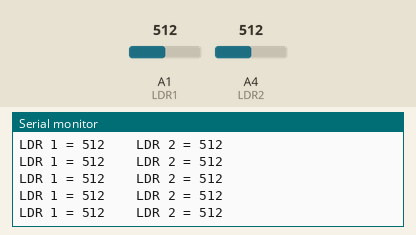
Simulated run of this sketch. Board: Arduino Uno, built with avr-gcc and run on an emulated ATmega328P. Parts: the last lines printed to the serial monitor. The test bench sets the inputs (shaded band); at power-on: A1 (LDR1) = 512, A4 (LDR2) = 512. No radio packets arrive unless stated.

Above: at 2.7 s.
2.8 s: A1 (LDR1) set to 987
At 2.83 s:
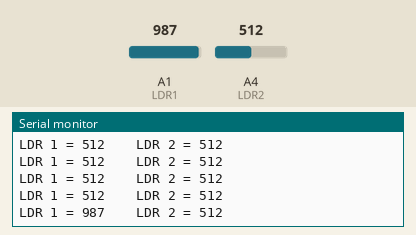
5.8 s: A1 (LDR1) set to 1009
At 5.85 s:
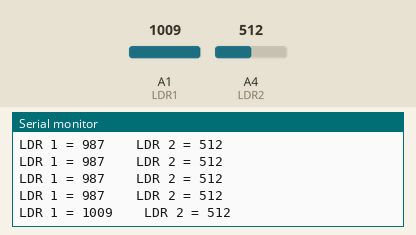
Timing chart, 0 to 8.8 s (numbered marks = the images above; inputs shaded):
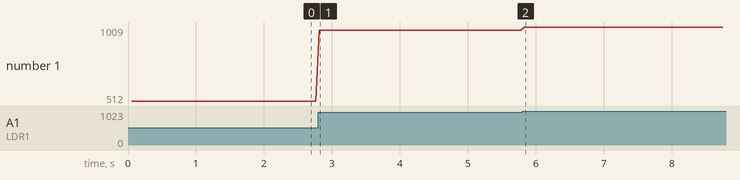

The sketch:

Remote_nrf24_Test_Code.ino
```cpp
#include <SPI.h>
#include <nRF24L01.h>
#include <RF24.h>

const byte CE_PIN = 8;
const byte CSN_PIN = 10;

const byte slaveAddress[5] = {'R', 'x', 'A', 'A', 'A'};

RF24 radio(CE_PIN, CSN_PIN); // Create a Radio

struct LdrValues
{
  int ldr_1;
  int ldr_2;
}ldrValues;

unsigned long currentMillis;
unsigned long prevMillis;
unsigned long txIntervalMillis = 50; // send 20 times per second

const byte LDR1 = A1;
const byte LDR2 = A4;

void setup()
{
   Serial.begin(9600);
   Serial.println("SimpleTx Starting");
   pinMode(LDR1, INPUT_PULLUP);
   pinMode(LDR2, INPUT_PULLUP);

   radio.begin();
   radio.setChannel(76);  //76 library default
   //RF24_PA_MIN, RF24_PA_LOW, RF24_PA_HIGH and RF24_PA_MAX
   radio.setPALevel(RF24_PA_HIGH);
   radio.setDataRate( RF24_250KBPS );
   radio.setRetries(3, 5); // delay, count
   radio.openWritingPipe(slaveAddress);
}

void loop()
{
   currentMillis = millis();
   if (currentMillis - prevMillis >= txIntervalMillis)
   {
      send();
      Serial.print("LDR 1 = ");
      Serial.print(ldrValues.ldr_1);
      Serial.print("    LDR 2 = ");
      Serial.println(ldrValues.ldr_2);
      prevMillis = millis();
   }
}

//====================

void send()
{
   ldrValues.ldr_1 = analogRead(LDR1);
   ldrValues.ldr_2 = analogRead(LDR2);
   radio.write( &ldrValues, sizeof(ldrValues) );
}
```

Measured:
- after the input at 2.8 s, the serial monitor: prints a new line at once (image 1)
- after the input at 5.8 s, the serial monitor: prints a new line at once (image 2)
- plotted number 1: 512 → 987 after the input at 2.8 s, 987 → 1009 after the input at 5.8 s
